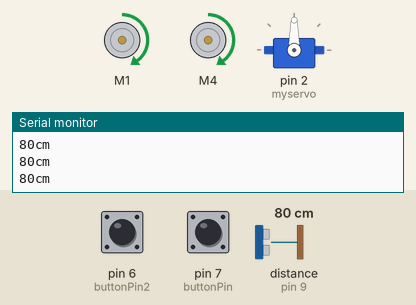
Recording of a sketch running on a simulated Arduino Uno, built with avr-gcc and run on an emulated ATmega328P. Shown: 2 × DC motor (green arrow = forward, orange = backward, longer = faster), servo, the last lines printed to the serial monitor. Wiring (inferred from the names in the program): ultrasonic range finder: trigger pin 9; echo pin 9. The inputs (shaded band) are chosen by the test bench; at power-on: pin 6 (buttonPin2) LOW, distance to the obstacle (sensor on pin 9) 80 cm, pin 7 (buttonPin) LOW. The echo pulse lasts 58.3 µs per cm.

Above: at 1.2 s.
1.3 s: pin 6 (buttonPin2) pulled HIGH for 0.15 s
At 2.3 s:
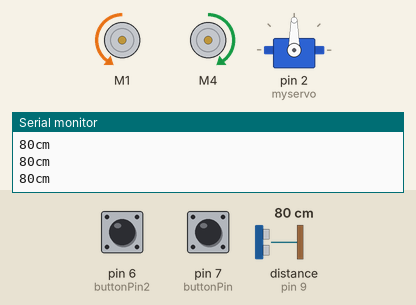
4.0 s: distance to the obstacle (sensor on pin 9) set to 17 cm
7.0 s: distance to the obstacle (sensor on pin 9) set to 13 cm
At 7.78 s:
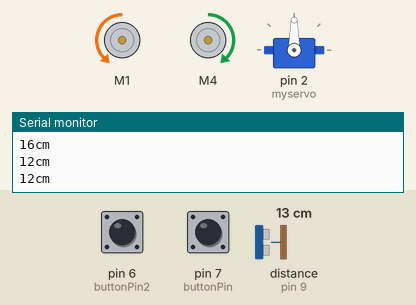
10.0 s: distance to the obstacle (sensor on pin 9) set to 18 cm
At 11.2 s:
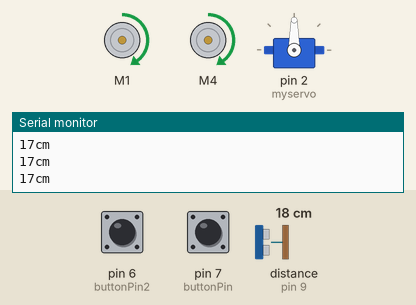
11.5 s: pin 7 (buttonPin) pulled HIGH for 3.2 s
At 12.5 s:
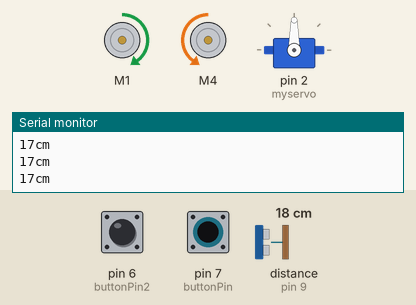
17.7 s: pin 6 (buttonPin2) pulled HIGH for 3.2 s
At 21.9 s:
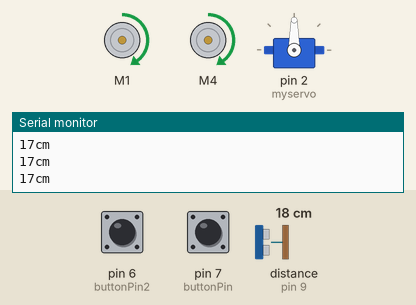
Timing chart, 0 to 23.4 s (numbered marks = the images above; inputs shaded):
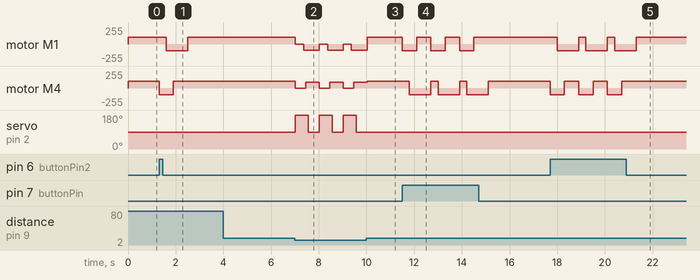

Measured:
- the behaviour switches between 16 and 15 cm on distance to the obstacle (sensor on pin 9) (found by bisection; images 1 and 2)
- after the input at 1.3 s, motor M1: forward 100/255 → backward 100/255 after 0.31 s, → forward 100/255 0.91 s later; motor M4: forward 100/255 → backward 100/255 at once, → forward 100/255 0.60 s later
- after the input at 7.0 s, motor M1: alternates backward 90/255 for 0.65 s and stopped for 0.35 s, starting at once; motor M4: alternates forward 90/255 for 0.55 s and stopped for 0.45 s, starting at once; servo on pin 2 (myservo): alternates 180° for 0.55 s and 90° for 0.45 s, starting at once
- after the input at 10.0 s, servo on pin 2 (myservo): stays 90° (without the input it goes to 180° after 0.02 s)
- after the input at 11.5 s, motor M1: alternates forward 100/255 for 0.60 s and backward 100/255 for 0.60 s, 6 changes in all, then stays forward 100/255, starting at once; motor M4: alternates forward 100/255 for 0.30 s and backward 100/255 for 0.90 s, 6 changes in all, then stays forward 100/255, starting after 0.30 s
- after the input at 17.7 s, motor M1: alternates forward 100/255 for 0.30 s and backward 100/255 for 0.90 s, 6 changes in all, then stays forward 100/255, starting after 0.30 s; motor M4: alternates forward 100/255 for 0.60 s and backward 100/255 for 0.60 s, 6 changes in all, then stays forward 100/255, starting at once

The sketch:

working_maze_robot.ino
```cpp
const int pingPin = 9;
#include <Servo.h>
#include <Wire.h>
#include <Adafruit_MotorShield.h>
#include "utility/Adafruit_PWMServoDriver.h"
Adafruit_MotorShield AFMS = Adafruit_MotorShield();
Adafruit_DCMotor *myMotor = AFMS.getMotor(1);
Adafruit_DCMotor *myMotor2 = AFMS.getMotor(4);

Servo myservo;  // create servo object to control a servo
// a maximum of eight servo objects can be created

int pos = 0;    // variable to store the servo position
long right;
long left;
long forward;
long forward2;
long cm;
int buttonState = 0;         // variable for reading the pushbutton status
int buttonState2 = 0;
const int buttonPin = 7;     // the number of the pushbutton pin
const int buttonPin2 = 6;
void setup() {
  Serial.begin(9600);
  AFMS.begin();
  myMotor->setSpeed(90);
  myMotor->run(FORWARD);
  // turn on motor
  myMotor->run(RELEASE);
  myMotor2->setSpeed(100);
  myMotor2->run(FORWARD);
  // turn on motor
  myMotor2->run(RELEASE);
  myservo.attach(2);  // attaches the servo on pin 9 to the servo object
  pinMode(buttonPin, INPUT);
  pinMode(buttonPin2, INPUT);
}
void loop()
{


  cm = Read();


  if (cm > 15) {
    myMotor->run(FORWARD);
    myMotor->setSpeed(100);
    myMotor2->run(FORWARD);
    myMotor2->setSpeed(100);

    // read the state of the pushbutton value:
    buttonState = digitalRead(buttonPin);
    buttonState2 = digitalRead(buttonPin2);
    // check if the pushbutton is pressed.
    // if it is, the buttonState is HIGH:
    if (buttonState == HIGH) {
      myMotor->run(BACKWARD);
      myMotor->setSpeed(100);
      delay(300);
      myMotor2->run(BACKWARD);
      myMotor2->setSpeed(100);
      delay(300);
      myMotor->run(FORWARD);
      myMotor->setSpeed(100);
      delay(300);
      myMotor2->run(BACKWARD);
      myMotor2->setSpeed(100);
      delay(300);
    }
    if (buttonState2 == HIGH) {
      myMotor2->run(BACKWARD);
      myMotor2->setSpeed(100);
      delay(300);
      myMotor->run(BACKWARD);
      myMotor->setSpeed(100);
      delay(300);
      myMotor2->run(FORWARD);
      myMotor2->setSpeed(100);
      delay(300);
      myMotor->run(BACKWARD);
      myMotor->setSpeed(100);
      delay(300);
    }

    //myMotor->setSpeed(100);
   // myMotor2->setSpeed(100);

  }

  if (cm < 15) {
    myMotor->setSpeed(0);
    myMotor2->setSpeed(0);


    myservo.write(180);
    delay(350);


    cm = Read();

    if (cm > 25) {
      myMotor->run(FORWARD);
      myMotor->setSpeed(90);
      delay(100);
      myMotor2->run(BACKWARD);
      myMotor2->setSpeed(90);
      delay(100);
    }
    if (cm < 25) {
      myMotor->run(BACKWARD);
      myMotor->setSpeed(90);
      delay(100);
      myMotor2->run(FORWARD);
      myMotor2->setSpeed(90);
      delay(100);

    }


    myservo.write(90);              // tell servo to go to position in variable 'pos'
    delay(450);

  }
}


long microsecondsToInches(long microseconds)
{
  // According to Parallax's datasheet for the PING))), there are
  // 73.746 microseconds per inch (i.e. sound travels at 1130 feet per
  // second).  This gives the distance travelled by the ping, outbound
  // and return, so we divide by 2 to get the distance of the obstacle.
  // See: http://www.parallax.com/dl/docs/prod/acc/28015-PING-v1.3.pdf
  return microseconds / 74 / 2;
}

long microsecondsToCentimeters(long microseconds)
{
  // The speed of sound is 340 m/s or 29 microseconds per centimeter.
  // The ping travels out and back, so to find the distance of the
  // object we take half of the distance travelled.
  return microseconds / 29 / 2;
}

long Read() {
  pinMode(pingPin, OUTPUT);
  long dis;
  digitalWrite(pingPin, LOW);
  delayMicroseconds(2);
  digitalWrite(pingPin, HIGH);
  delayMicroseconds(5);
  digitalWrite(pingPin, LOW);

  // The same pin is used to read the signal from the PING))): a HIGH
  // pulse whose duration is the time (in microseconds) from the sending
  // of the ping to the reception of its echo off of an object.
  pinMode(pingPin, INPUT);
  dis = pulseIn(pingPin, HIGH);
  dis = microsecondsToCentimeters(dis);
  Serial.print(dis);
  Serial.print("cm");
  Serial.println();
  return dis;


}
```
